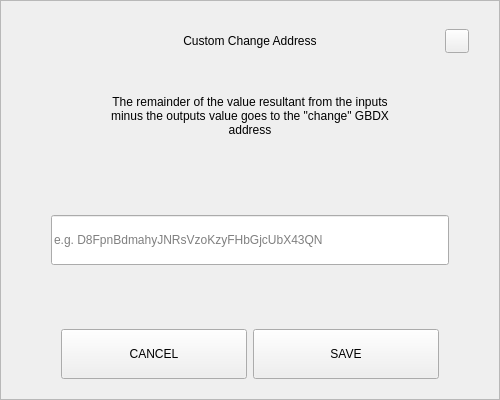
<?xml version="1.0" encoding="UTF-8"?>
<ui version="4.0">
 <class>SendChangeAddressDialog</class>
 <widget class="QDialog" name="SendChangeAddressDialog">
  <property name="geometry">
   <rect>
    <x>0</x>
    <y>0</y>
    <width>500</width>
    <height>400</height>
   </rect>
  </property>
  <property name="windowTitle">
   <string>Dialog</string>
  </property>
  <layout class="QVBoxLayout" name="verticalLayout">
   <property name="spacing">
    <number>0</number>
   </property>
   <property name="leftMargin">
    <number>0</number>
   </property>
   <property name="topMargin">
    <number>0</number>
   </property>
   <property name="rightMargin">
    <number>0</number>
   </property>
   <property name="bottomMargin">
    <number>0</number>
   </property>
   <item>
    <widget class="QFrame" name="frame">
     <property name="styleSheet">
      <string notr="true"/>
     </property>
     <property name="frameShape">
      <enum>QFrame::StyledPanel</enum>
     </property>
     <property name="frameShadow">
      <enum>QFrame::Raised</enum>
     </property>
     <layout class="QVBoxLayout" name="verticalLayout_2" stretch="0,0,0,0,0,0,0">
      <property name="spacing">
       <number>0</number>
      </property>
      <property name="leftMargin">
       <number>30</number>
      </property>
      <property name="topMargin">
       <number>20</number>
      </property>
      <property name="rightMargin">
       <number>30</number>
      </property>
      <property name="bottomMargin">
       <number>20</number>
      </property>
      <item>
       <layout class="QHBoxLayout" name="horizontalLayout_3">
        <property name="spacing">
         <number>0</number>
        </property>
        <item>
         <spacer name="horizontalSpacer_2">
          <property name="orientation">
           <enum>Qt::Horizontal</enum>
          </property>
          <property name="sizeHint" stdset="0">
           <size>
            <width>40</width>
            <height>20</height>
           </size>
          </property>
         </spacer>
        </item>
        <item>
         <widget class="QLabel" name="labelTitle">
          <property name="minimumSize">
           <size>
            <width>0</width>
            <height>40</height>
           </size>
          </property>
          <property name="maximumSize">
           <size>
            <width>16777215</width>
            <height>40</height>
           </size>
          </property>
          <property name="styleSheet">
           <string notr="true">padding-left:24px;</string>
          </property>
          <property name="text">
           <string>Custom Change Address</string>
          </property>
          <property name="alignment">
           <set>Qt::AlignCenter</set>
          </property>
          <property name="margin">
           <number>7</number>
          </property>
         </widget>
        </item>
        <item>
         <spacer name="horizontalSpacer">
          <property name="orientation">
           <enum>Qt::Horizontal</enum>
          </property>
          <property name="sizeHint" stdset="0">
           <size>
            <width>40</width>
            <height>20</height>
           </size>
          </property>
         </spacer>
        </item>
        <item>
         <widget class="QPushButton" name="btnEsc">
          <property name="minimumSize">
           <size>
            <width>24</width>
            <height>24</height>
           </size>
          </property>
          <property name="maximumSize">
           <size>
            <width>24</width>
            <height>24</height>
           </size>
          </property>
          <property name="focusPolicy">
           <enum>Qt::NoFocus</enum>
          </property>
          <property name="text">
           <string/>
          </property>
         </widget>
        </item>
       </layout>
      </item>
      <item>
       <spacer name="verticalSpacer_2">
        <property name="orientation">
         <enum>Qt::Vertical</enum>
        </property>
        <property name="sizeType">
         <enum>QSizePolicy::Fixed</enum>
        </property>
        <property name="sizeHint" stdset="0">
         <size>
          <width>20</width>
          <height>20</height>
         </size>
        </property>
       </spacer>
      </item>
      <item alignment="Qt::AlignHCenter">
       <widget class="QLabel" name="labelMessage">
        <property name="minimumSize">
         <size>
          <width>0</width>
          <height>70</height>
         </size>
        </property>
        <property name="text">
         <string>The remainder of the value resultant from the inputs minus the outputs value goes to the &quot;change&quot; GBDX address</string>
        </property>
        <property name="alignment">
         <set>Qt::AlignCenter</set>
        </property>
        <property name="wordWrap">
         <bool>true</bool>
        </property>
       </widget>
      </item>
      <item>
       <spacer name="verticalSpacer_3">
        <property name="orientation">
         <enum>Qt::Vertical</enum>
        </property>
        <property name="sizeHint" stdset="0">
         <size>
          <width>20</width>
          <height>40</height>
         </size>
        </property>
       </spacer>
      </item>
      <item>
       <layout class="QHBoxLayout" name="horizontalLayout_2">
        <property name="spacing">
         <number>0</number>
        </property>
        <property name="leftMargin">
         <number>20</number>
        </property>
        <property name="rightMargin">
         <number>20</number>
        </property>
        <item>
         <widget class="QLineEdit" name="lineEditAddress">
          <property name="minimumSize">
           <size>
            <width>0</width>
            <height>50</height>
           </size>
          </property>
          <property name="placeholderText">
           <string notr="true">e.g. D8FpnBdmahyJNRsVzoKzyFHbGjcUbX43QN</string>
          </property>
         </widget>
        </item>
       </layout>
      </item>
      <item>
       <spacer name="verticalSpacer">
        <property name="orientation">
         <enum>Qt::Vertical</enum>
        </property>
        <property name="sizeHint" stdset="0">
         <size>
          <width>20</width>
          <height>40</height>
         </size>
        </property>
       </spacer>
      </item>
      <item>
       <layout class="QHBoxLayout" name="horizontalLayout" stretch="2,2">
        <property name="spacing">
         <number>6</number>
        </property>
        <property name="leftMargin">
         <number>30</number>
        </property>
        <property name="rightMargin">
         <number>30</number>
        </property>
        <item>
         <widget class="QPushButton" name="btnCancel">
          <property name="minimumSize">
           <size>
            <width>180</width>
            <height>50</height>
           </size>
          </property>
          <property name="focusPolicy">
           <enum>Qt::NoFocus</enum>
          </property>
          <property name="text">
           <string>CANCEL</string>
          </property>
         </widget>
        </item>
        <item>
         <widget class="QPushButton" name="btnSave">
          <property name="minimumSize">
           <size>
            <width>180</width>
            <height>50</height>
           </size>
          </property>
          <property name="focusPolicy">
           <enum>Qt::NoFocus</enum>
          </property>
          <property name="text">
           <string>SAVE</string>
          </property>
         </widget>
        </item>
       </layout>
      </item>
     </layout>
    </widget>
   </item>
  </layout>
 </widget>
 <resources/>
 <connections/>
</ui>
